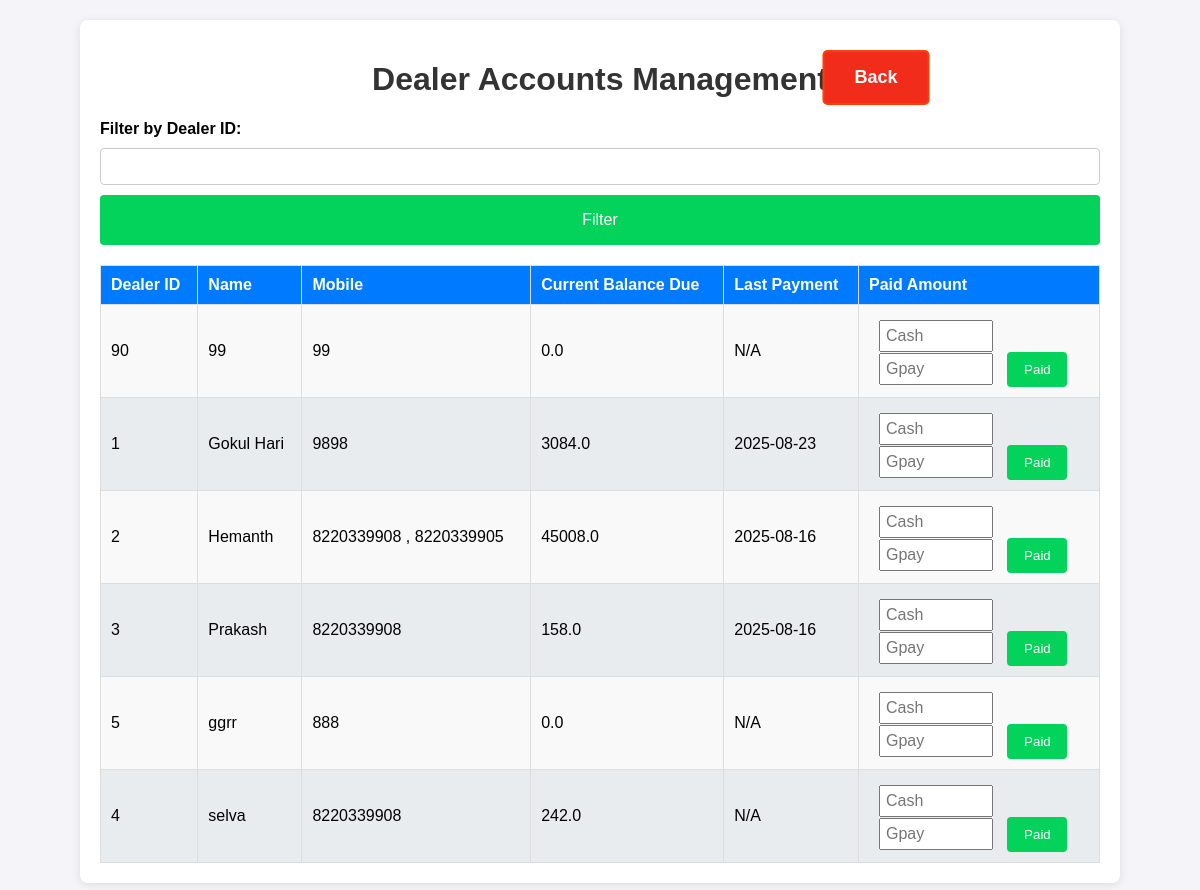
/dealer_accounts, run on the app's committed database.
### app.py (models this page shows)
class Dealer_details(db.Model):
    id = db.Column(db.Integer, primary_key=True)
    dealer_id = db.Column(db.String(100), nullable=False, unique=True)
    name = db.Column(db.String(100), nullable=False)
    mobile = db.Column(db.String(15), nullable=False)
    address = db.Column(db.String(400), nullable=True)
    aadhaar_file = db.Column(db.String(400))  # Path to Aadhaar copy
    photo_file = db.Column(db.String(400))

class DealerAccounts(db.Model):
    id = db.Column(db.Integer, primary_key=True)
    dealer_id = db.Column(db.String(100), nullable=False, unique=True)
    current_balance = db.Column(db.Float, default=0.0)
    last_payment_date = db.Column(db.DateTime)

### app.py (the view)
@app.route('/dealer_accounts')
def dealer_accounts():
    dealers = get_filtered_data_dealer_account(request)
    dealer_id_filter = request.args.get('dealer_id', '')  # Default is an empty string
    return render_template("dealer_accounts.html", dealers=dealers, dealer_id_filter=dealer_id_filter)

### app.py (called while the page is built)
def get_filtered_data_dealer_account(request):
    dealer_id_filter = request.args.get('dealer_id', '')  # Default is an empty string
    filter_button = request.args.get('filter_button', '')
    query = db.session.query(Dealer_details, DealerAccounts).outerjoin(DealerAccounts, Dealer_details.dealer_id == DealerAccounts.dealer_id)
    if filter_button and dealer_id_filter:
        query = query.filter(Dealer_details.dealer_id == dealer_id_filter)
    filtered_data = query.order_by(Dealer_details.name.asc()).all()
    return filtered_data

### templates/dealer_accounts.html (shortened to what this page needs)
<!DOCTYPE html>
<html lang="en">
    <head>
    <link rel="stylesheet" href="/static/styles.css">
</head>
<body>
    <div class="container dealer_accounts_container">
        <h1>Dealer Accounts Management</h1>
        <a href="/" class="back">Back</a>
        <form method="GET" class="form">
            <label for="dealer_id">Filter by Dealer ID:</label>
            <input type="text" id="dealer_id" name="dealer_id" value="{{ dealer_id_filter }}">
            <button type="submit" name="filter_button" value="submit" class="btn">Filter</button>
        </form>
        <table class="dealer_accounts">
            <thead>
                <tr>
                    <th>Dealer ID</th>
                    <th>Name</th>
                    <th>Mobile</th>
                    <th>Current Balance Due</th>
                    <th>Last Payment</th>
                    <th class="action">Paid Amount</th>
                </tr>
            </thead>
            <tbody>
                {% for dealer, account in dealers %}
                <tr>
                    <td>{{ dealer.dealer_id }}</td>
                    <td>{{ dealer.name }}</td>
                    <td>{{ dealer.mobile }}</td>
                    <td>{{ account.current_balance if account else 0 }}</td>
                    <td>{{ account.last_payment_date.strftime("%Y-%m-%d") if account and account.last_payment_date else "N/A" }}</td>
                    <td>
                        <form method="POST" action="{{ url_for('update_payment', dealer_id=dealer.dealer_id) }}">
                            <input class="amount" style="margin-top: 5px;" type="number" name="amount_paid_cash" step="0.01" placeholder="Cash" required>
                            <input class="amount" type="number" name="amount_paid_gpay" step="0.01" placeholder="Gpay" required>
                            <button class="pay" type="submit">Paid</button>
                        </form>
                    </td>
                </tr>
                {% endfor %}
            </tbody>
        </table>
    </div>
</body>
</html>

### static/styles.css (style rules this page uses)
body { font-family: Arial, sans-serif; background-color: #f4f4f9; margin: 0; padding: 0; }
.container { max-width: 800px; margin: 20px auto; background: #fff; padding: 20px; border-radius: 8px; box-shadow: 0 2px 10px rgba(0, 0, 0, 0.1); }
.dealer_accounts_container { max-width: 1000px; }
h1, h2 { color: #333; text-align: center; }
.form { display: flex; flex-direction: column; gap: 10px; margin-bottom: 20px; }
.form label { font-weight: bold; }
.form input { padding: 10px; border: 1px solid #ccc; border-radius: 4px; }
.btn { background-color: #03d35a; color: #fff; border: none; padding: 10px; border-radius: 4px; cursor: pointer; font-size: medium; height: 50px; }
table { width: 100%; border-collapse: collapse; margin-top: 10px; }
table th, table td { padding: 10px; border: 1px solid #ddd; text-align: left; }
table th { background-color: #007bff; color: white; }
table tbody tr:nth-child(odd) { background-color: #f9f9f9; }
table tbody tr:nth-child(even) { background-color: #e9ecef; }
a { display: inline-block; padding: 15px 30px; font-size: 18px; font-weight: bold; text-align: center; text-decoration: none; background-color: #007bff; color: white; border-radius: 5px; border: 2px solid #007bff; transition: all 0.3s ease; position: absolute; left: 50%; transform: translateX(-50%); transition: transform 0.2s, background-color 0.2s; }
.back { background-color: #f22c1a; border: 2px solid #ff4000; top: 50px; left: 73%; }
.history_data input, .dealer_accounts input { width: 50px; padding: 5px; font-size: 16px; }
.history_data .password, .dealer_accounts .amount { width: 120px; margin-left: 10px; margin-right: 10px; }
.history_data button, .dealer_accounts button { background-color: #03d35a; color: white; padding: 5px 10px; border: none; cursor: pointer; border-radius: 4px; }
.dealer_accounts .action { width: 220px; }
.dealer_accounts .amount { width: 100px; }
.dealer_accounts .pay { width: 60px; height: 35px; }

### data on the page
Dealer_details: dealer_id "90", name "99", mobile "99", current_balance "0.0", last_payment_date "N/A"
Dealer_details: dealer_id "1", name "Gokul Hari", mobile "9898", current_balance "3084.0", last_payment_date "2025-08-23"
Dealer_details: dealer_id "2", name "Hemanth", mobile "8220339908 , 8220339905", current_balance "45008.0", last_payment_date "2025-08-16"
Dealer_details: dealer_id "3", name "Prakash", mobile "8220339908", current_balance "158.0", last_payment_date "2025-08-16"
Dealer_details: dealer_id "5", name "ggrr", mobile "888", current_balance "0.0", last_payment_date "N/A"
Dealer_details: dealer_id "4", name "selva", mobile "8220339908", current_balance "242.0", last_payment_date "N/A"
